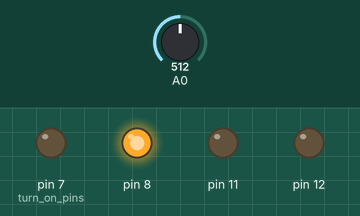
Recording of a sketch running on a simulated Arduino Uno, built with avr-gcc and run on an emulated ATmega328P. Parts: output pins drawn as LEDs (lit = HIGH). The test bench sets the inputs (shaded band); at power-on: A0 = 512.

Above: at 1.2 s.
1.3 s: A0 set to 596
2.8 s: A0 set to 628
At 4.1 s:
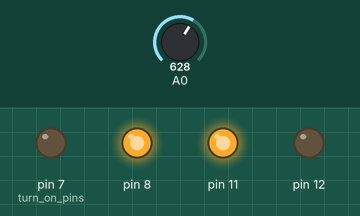
4.4 s: A0 set to 511
At 5.7 s:
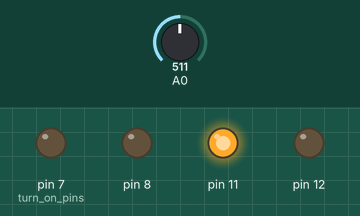
6.0 s: A0 set to 800
7.5 s: A0 set to 827
At 8.2 s:
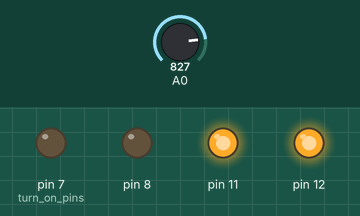
Timing chart, 0 to 10.1 s (numbered marks = the images above; inputs shaded):
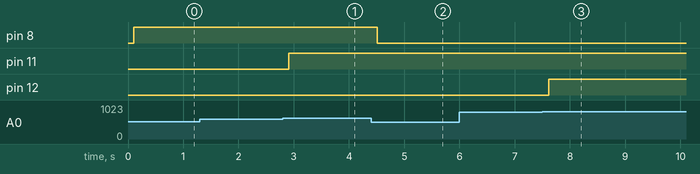

The sketch:

barLed.ino
```cpp
boolean Direction = true;
int pre_map = 0;

void setup() {
  Serial.begin(9600);
  // initialize digital pin LED_BUILTIN as an output.
  pinMode(7, OUTPUT);//turn on pins
  pinMode(8, OUTPUT);
  pinMode(11, OUTPUT);
  pinMode(12, OUTPUT);

  digitalWrite(7, LOW);//set to off for start
  digitalWrite(8, LOW);
  digitalWrite(11, LOW);
  digitalWrite(12, LOW);
}


void loop() {
  int sensorValue = analogRead(A0);
  int mapValue = map(sensorValue,0,1023,0,5);//maps pot value to a value one more than number of LEDs in the Bar
  delay(100);
  if (pre_map < mapValue) {
    Direction = true;
  } else if (pre_map > mapValue) {
    Direction = false;
  }
  if (pre_map != mapValue) {
    pre_map = mapValue;
  }

  if(mapValue == 1 && Direction == true){
    digitalWrite(7, HIGH);
    }else if(mapValue == 2 && Direction == true){
    digitalWrite(8, HIGH);
    }else if(mapValue == 3 && Direction == true){
    digitalWrite(11, HIGH);
    }else if(mapValue == 4 && Direction == true){
    digitalWrite(12, HIGH);
    }else if(mapValue == 1 && Direction == false){
    digitalWrite(7, LOW);
    }else if(mapValue == 2 && Direction == false){
    digitalWrite(8, LOW);
    }else if(mapValue == 3 && Direction == false){
    digitalWrite(11, LOW);
    }else if(mapValue == 4 && Direction == false){
    digitalWrite(12, LOW);
    }


}
```

Measured:
- the behaviour switches between 613 and 614 on A0 (found by bisection; images 0 and 1)
- the behaviour switches between 818 and 819 on A0 (found by bisection; images 2 and 3)
- after the input at 1.3 s, every drawn part: stays the same
- after the input at 2.8 s, pin 11: LOW → HIGH after 0.11 s
- after the input at 4.4 s, pin 8: HIGH → LOW after 0.11 s
- after the input at 6.0 s, every drawn part: stays the same
- after the input at 7.5 s, pin 12: LOW → HIGH after 0.11 s
